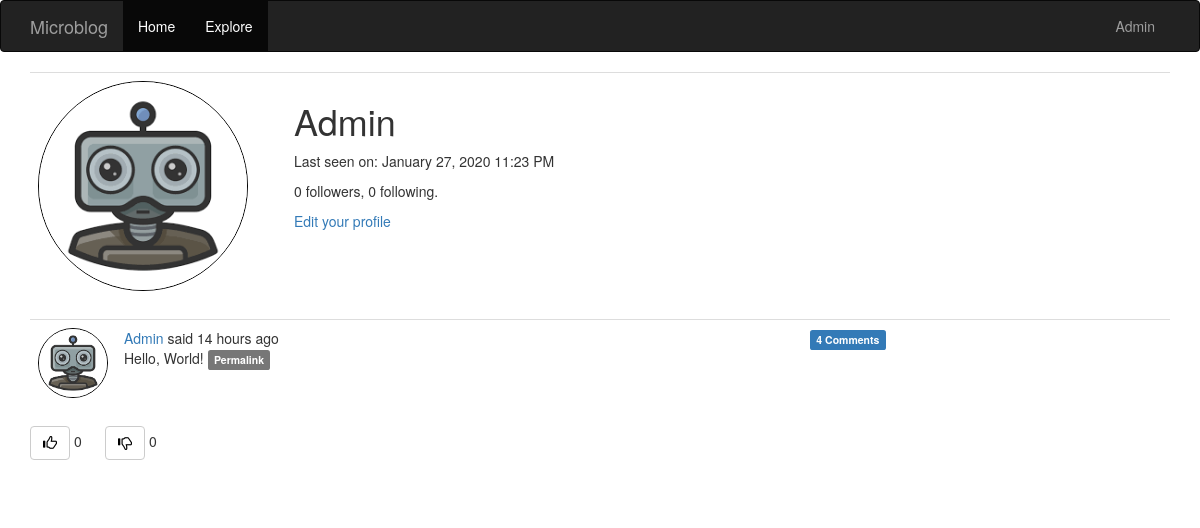
/user/Admin (signed in), run on the app's committed database.
### app/models.py (models this page shows, shortened)
class User(UserMixin ,db.Model):
    id = db.Column(db.Integer, primary_key=True)
    username = db.Column(db.String(64), index=True, unique=True)
    email = db.Column(db.String(128), index=True, unique=True)
    password_hash = db.Column(db.String(128))
    posts = db.relationship('Post', backref='author', lazy='dynamic')
    about_me = db.Column(db.Text)
    image_file = db.Column(db.String(20), nullable=False, default='default.png')
    last_seen = db.Column(db.DateTime, default=datetime.utcnow)
    followed = db.relationship(
        'User', secondary=followers,
        primaryjoin=(followers.c.follower_id==id),
        secondaryjoin=(followers.c.followed_id==id),
        backref=db.backref('followers', lazy='dynamic'), lazy='dynamic')
    comments = db.relationship('Comment', backref='author', lazy='dynamic')
    liked = db.relationship(
        'PostLike',
        foreign_keys='PostLike.user_id',
        backref='user', lazy='dynamic')
    disliked = db.relationship(
        'PostDislike',
        foreign_keys='PostDislike.user_id',
        backref='user', lazy='dynamic')
    def has_liked_post(self, post):
        return PostLike.query.filter(
            PostLike.user_id == self.id,
            PostLike.post_id == post.id).count() > 0
    def has_disliked_post(self, post):
        return PostDislike.query.filter(
            PostDislike.user_id == self.id,
            PostDislike.post_id == post.id).count() > 0

class Post(db.Model):
    id = db.Column(db.Integer, primary_key=True)
    body = db.Column(db.Text)
    timestamp = db.Column(db.DateTime, index=True, default=datetime.utcnow)
    user_id = db.Column(db.Integer, db.ForeignKey('user.id'))
    comments = db.relationship('Comment', backref='post', lazy='dynamic')
    likes = db.relationship('PostLike', backref='post', lazy='dynamic')
    dislikes = db.relationship('PostDislike', backref='post', lazy='dynamic')

### app/routes.py (the view)
@app.route('/user/<username>')
@login_required
def user(username):
    user = User.query.filter_by(username=username).first_or_404()
    page = request.args.get('page', 1, type=int)
    posts = user.posts.order_by(Post.timestamp.desc()).paginate(
        page, app.config['POSTS_PER_PAGE'], False)
    next_url = url_for('user', username=user.username, page=posts.next_num) \
        if posts.has_next else None
    prev_url = url_for('user', username=user.username, page=posts.prev_num) \
        if posts.has_prev else None
    image_file = url_for('static', filename='avatars/' + current_user.image_file)
    return render_template('user.html', user=user, posts=posts.items,
                            next_url=next_url, prev_url=prev_url,
                            image_file=image_file)

### app/models.py (called while the page is built)
@login.user_loader
def load_user(id):
    return User.query.get(int(id))

### app/routes.py (called while the page is built)
@app.before_request
def before_request():
    if current_user.is_authenticated:
        current_user.last_seen = datetime.utcnow()
        db.session.commit()

### app/templates/user.html (shortened to what this page needs)
{% extends 'base.html' %}
{% block app_content %}
    <table class="table table-hover">
        <tr>
            <td width="256px"><img src="{{ image_file }}" class="img-circle" width="210" height="210" style="border:1px solid black"></td>
            <td>
                <h1>{{ _('%(username)s', username=user.username) }}</h1>
                {% if user.last_seen  %}<p>{{ _('Last seen on') }}: {{ moment(user.last_seen).format('LLL') }}</p>{% endif %}
                <p>{{ _('%(count)s followers', count=user.followers.count()) }}, {{ _('%(count)s following.',  count=user.followed.count()) }}</p>
                {% if user == current_user %}
                    <p><a href="{{ url_for('edit_profile') }}">{{ _('Edit your profile') }}</a></p>
                {% elif not current_user.is_following(user) %}
                    <p><a href="{{ url_for('follow', username=user.username) }}">{{ _('Follow') }}</a></p>
                {% else %}
                    <p><a href="{{ url_for('unfollow', username=user.username) }}">{{ _('Unfollow') }}</a></p>
                {% endif %}
            </td>
        </tr>
    </table>
    {% for post in posts %}
        {% include '_post.html' %}
        {% include '_like.html' %}
    {% endfor %}
{% endblock  %}

### app/templates/base.html (shortened to what this page needs)
{% extends 'bootstrap/base.html' %}
{% block navbar %}
    <nav class="navbar navbar-inverse">
        <div class="container">
            <div class="navbar-header">
                <a class="navbar-brand" href="{{url_for('blog') }}">Microblog</a>
            </div>
            <div class="collapse navbar-collapse" id="bs-example-navbar-collapse-1">
                <ul class="nav navbar-nav">
                    <li class="active"><a href="{{ url_for('blog') }}">{{ _('Home') }}</a></li>
                    <li class="active"><a href="{{ url_for('explore') }}">{{ _('Explore') }}</a></li>
                </ul>
                <ul class="nav navbar-nav navbar-right">
                    {% if current_user.is_anonymous %}
                    <li><button type="submit" class="btn btn-default"><a href="{{ url_for('login') }}">{{ _('Sign in') }}</a></button></li>
                    {% else %}
                    <li class="dropdown">
                        <a href="#" class="dropdown-toggle" data-toggle="dropdown" role="button" aria-haspopup="true" aria-expanded="false">{{ current_user.username }}</a>
                    </div>
                    {% endif %}
            </div>
    </nav>
{% endblock  %}
{% block content %}
    <div class="container">
        {% block app_content %}{% endblock  %}
{% endblock  %}

### app/templates/_post.html (shortened to what this page needs)
<table class="table table-hover">
    <tr>
        <td width="70px">
            <a href="{{ url_for('user', username=post.author.username) }}">
                <img src="{{ url_for('static', filename='avatars/' + post.author.image_file) }}" class="img-circle" width="70" height="70" style="border:1px solid black">
            </a>
        </td>
        <td>
            {{ _('%(username)s said %(when)s', username=user_link, when=moment(post.timestamp).fromNow()) }}
            <br>
            {{ post.body }}
            <a href="{{ url_for('post', id=post.id) }}">
                <span class="label label-default">Permalink</span>
            </a>
        </td>
        <td>
            <a href="{{ url_for('post', id=post.id) }}#comments">
                <span class="label label-primary">{{ post.comments.count()}} Comments</span>
            </a>
        </td>
    </tr>
</table>

### app/templates/_like.html
<table>
    <tr>
        <td width='75px'>
            {% if current_user.has_liked_post(post) %}
            <a href="{{ url_for('like_action', post_id=post.id, action='unlike') }}" title="You're liked this post">
                <button type="button" class="btn btn-default" aria-label="Left Align">
                    <span class="glyphicon glyphicon-thumbs-up" style="color:blue" aria-hidden="true"></span>
                </button>
            </a>
            {% else %}
            <a href="{{ url_for('like_action', post_id=post.id, action='like') }}">
                <button type="button" class="btn btn-default" aria-label="Left Align">
                    <span class="glyphicon glyphicon-thumbs-up" style="color:black" aria-hidden="true"></span>
                </button>
            </a>
        {% endif %}
        {{ post.likes.count() }}
        </td>
        <td width='75px'>
            {% if current_user.has_disliked_post(post) %}
            <a href="{{ url_for('like_action', post_id=post.id, action='undislike') }}" title="You're disliked this post">
                <button type="button" class="btn btn-default" aria-label="Left Align">
                    <span class="glyphicon glyphicon-thumbs-down" style="color:blue" aria-hidden="true"></span>
                </button>
            </a>
            {% else %}
            <a href="{{ url_for('like_action', post_id=post.id, action='dislike') }}">
                <button type="button" class="btn btn-default" aria-label="Left Align">
                    <span class="glyphicon glyphicon-thumbs-down" style="color:black" aria-hidden="true"></span>
                </button>
            </a>
        {% endif %}
        {{ post.dislikes.count() }}
        </td>
    </tr>
</table>

### data on the page
User: username "Admin", last_seen "January 27, 2020 11:23 PM"
Post: image_file (placeholder picture), body "Hello, World!", comments.count "4", likes.count "0", dislikes.count "0"
